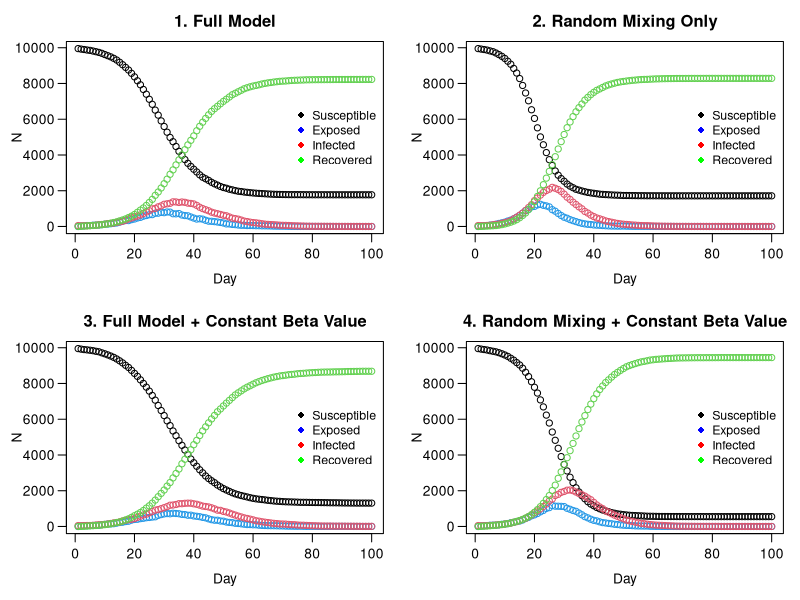

The R source for this figure:
# Zachary Gavin (s2222962): Wrote get.net, wrote household allocation, created initial nseir function, debugging and commenting
# Shaehroz Khalid (s2869421): All plotting and visualisation, turned household allocation vector to one line, debugging and commenting
# Brandon Causing (s2901457): Completion and performance optimisation of the main nseir simulation function, debugging and commenting
# division of work was close to 1/3 each

################################################################################


## GENERAL DESCRIPTION

# This script implements an agent-based SEIR (Susceptible-Exposed-Infected-Recovered)
# model to simulate the spread of an epidemic in a population of n individuals.
# The model incorporates three modes of transmission: within-household, through a
# pre-defined social network, and via random mixing.
# The script defines functions to generate the population and social network,
# run the SEIR simulation, and plot the results under different scenarios.
# The final section compares four scenarios to analyse the impact of social
# structure and individual heterogeneity (beta) on the epidemic dynamics.



################################################################################
######### ------- START OF MODEL SETUP AND POPULATION GENERATION ------- #########
################################################################################

# This section defines the global parameters for the model and generates the
# base population, assigning each of the 'n' individuals to a household.


n <- 10000
people <- 1:n
h_max <- 5
beta <- runif(n,0,1)

set.seed(13)

#######################################################################
######### ---------- HOUSEHOLD GENERATION FUNCTION ---------- ##########
#######################################################################

# generate n hh sizes uniform on {1,2,3,4,5}, make a vector repeating
# the "household number" the size of the hh times, then cut off at length n.

h <- rep(1:n, sample(1:h_max, n, replace = TRUE))[1:n] 



######################################################################
######### ------- NETWORK GENERATION FUNCTION ------- ################
######################################################################

# This function creates the social network connections between individuals
# who are not in the same household.

# beta is the length n vector of sociability parameters, h contains household 
# connections, nc is the average number of network connections someone has.
# get.net initially generates a vector of Bernoullis for each person i, containing
# their connections with people (i+1):n. For each person, this is immediately 
# turned into a list of indices, to save computation time, then into a list
# of connection pairs for inversion and removing hh connections.

get.net <- function(beta, h, nc=15) {
  n <- length(h)
  b_bar <- sum(beta)/length(beta) 
  conns_init <- vector("list", n) # initialising two lists to store connections
  conns <- vector(mode="list", length=n)
  for (i in 1:n) {
    if (i < n) { 
      b <- rbinom(n-i, 1, nc*beta[i]*beta[(i+1):n]/(b_bar^2*(n-1)) )
      # which(b==1) returns values in 1:n-i, so +i to get indices in (i+1):n
      conns_init[[i]] <- which(b==1) + i  
    }
  }
  
  # vectorised rep, sapply returns vector. pairs is all unique net connections
  pairs <- cbind(rep(1:n, sapply(conns_init, length)), unlist(conns_init)) 
  
  if (nrow(pairs) > 0) { 
    # keep only rows of pairs where members are not in the same household
    pairs <- pairs[h[pairs[,1]] != h[pairs[,2]], , drop = FALSE] 
    
    
    if(nrow(pairs) > 0) {
      for (i in 1:nrow(pairs)){
        # add person 1 in pair to connections list of person 2, and vice-versa
        conns[[pairs[i,1]]] <- append(conns[[pairs[i,1]]],  pairs[i,2] )
        conns[[pairs[i,2]]] <- append(conns[[pairs[i,2]]],  pairs[i,1] )
      }
    }
  }
  
  return(conns)
}

#############################################################
######### ------- SEIR SIMULATION FUNCTION ------- ##########
#############################################################

# This function is the core of the model. It simulates the epidemic over 
# nt time steps, tracking the number of individuals in each SEIR compartment.

# beta is sociability vector. h contains a list of what household each person 
# is in. alink is a nested list of the net connections of each person. 
# alpha contains parameters governing the prob. of exposure from each pathway. 
# alpha[1] concerns hh infection, alpha[2] network infections, alpha[3] gen. mixing. 
# delta is daily prob of I->R. gamma is daily prob of E->R. 
# nc is a measure of how much "social interaction" happens in the population
# nt is number of days the simulation runs over, and pinf is prop of population
# initially infected

nseir <- function(beta, h, alink, 
                  alpha=c(0.1, 0.01, 0.01), 
                  delta=.2, 
                  gamma=.4, 
                  nc=15, nt=100, pinf=.005) {
  
  n <- length(beta)
  x <- rep(0,n) # everyone starts off susceptible 
  num_to_infect <- max(1, round(pinf*n))
  x[sample(1:n, num_to_infect)] <- 2 # pick a few people to start off infected
  
  # set up households (who's in each household)
  hh_index_list <- split(1:n, h) 
  
  # for future calculation of mixing probs
  b_bar <- sum(beta)/n
  
  # initialize counts of statuses
  t <- S <- E <- I <- R <- rep(0, nt)
  t[1] <- 1
  S[1] <- n - num_to_infect
  I[1] <- num_to_infect
  
  # daily simulation
  for(i in 2:nt) {
    
    # random numbers to compare with probabilities
    u <- runif(n) 
    
    # store who is infected
    infected_indices <- which(x == 2)
    n_infected <- length(infected_indices)
    
    # initialize lists of those exposed through infected people 
    hh_exposed <- net_exposed <- mix_exposed <- integer(0)
    
    # find who transitions from susceptible to exposed
    if (n_infected > 0) {
      
      ## -- find who gets infected from household contacts -- ##
      # count how many people are infected in each household
      hh_infected_counts <- tabulate(h[infected_indices], nbins = max(h))
      # which households have someone infected in them
      infected_hh <- which(hh_infected_counts > 0)
      # prob of infection is higher for households with multiple people infected
      if (length(infected_hh) > 0) {
        hh_probs <- 1 - (1-alpha[1])^hh_infected_counts[infected_hh]
        # who transitions to infected in the household
        hh_exposed <- unlist(
          Map(function(hh, prob) { # this defines a function and then applys it to each pair
            hh_members <- hh_index_list[[as.character(hh)]]
            sus <- hh_members[x[hh_members] == 0] 
            sus[u[sus] < prob]
          }, hh = infected_hh, prob = hh_probs), use.names = FALSE
        )
      }
      
      ## -- find who gets infected from regular network contacts -- ##
      # who is in a regular network with someone infected
      neighbors_of_infected <- unlist(alink[infected_indices], use.names = FALSE)
      if(length(neighbors_of_infected) > 0) {
        # count how many people are infected in each regular network 
        net_infected_counts <- tabulate(neighbors_of_infected, nbins = n)
        # which networks have someone infected in them
        sus_exposed_to_net <- which(net_infected_counts > 0 & x == 0)
        # prob of infection is higher for networks with multiple people infected
        if (length(sus_exposed_to_net) > 0) {
          net_probs <- 1 - (1-alpha[2])^net_infected_counts[sus_exposed_to_net]
          # who transitions to infected in network
          net_exposed <- sus_exposed_to_net[u[sus_exposed_to_net] < net_probs]
        }
      }
      

      ## -- find who gets infected from random mixing -- ##
      # total number of contacts between all infected people
      total_contacts <- n_infected * nc
      # randomly select who those contacts are
      contacts <- sample(n, total_contacts, replace = TRUE)
      # set up for calculating mixing probs for infected people with corresponding contacts
      infected_repeats <- rep(infected_indices, each = nc)
      
      # exp^(sum(log(x_i))) faster than product(x_i)
      # prob of infection is higher for those that mixed with multiple infected people
      log_prob_no_infection <- log1p(-alpha[3] * beta[infected_repeats] * beta[contacts] / (b_bar^2))
      sum_log_probs <- tapply(log_prob_no_infection, contacts, sum)
      prob_infection <- 1 - exp(sum_log_probs)
      
      # store who came into contact with those infected
      ids_contacted <- as.integer(names(sum_log_probs))
      # subset to those that are susceptible
      sus_contacted <- ids_contacted[x[ids_contacted] == 0]
      # who transitions to infected from mixing

      if(length(sus_contacted) > 0){
        u_mix <- runif(length(sus_contacted)) # new unifs to ensure indep. from net/hh processes 
        prob_idx <- match(sus_contacted, ids_contacted)
        mix_exposed <- sus_contacted[u_mix < prob_infection[prob_idx]]

      }
    }
    
    # transition from infected to recover with probability = delta
    x[x == 2 & u < delta] <- 3
    # transition from exposed to infected with probability = gamma
    x[x == 1 & u < gamma] <- 2
    
    # gather everyone who transitions from susceptible to exposed
    if (length(hh_exposed) > 0 || length(net_exposed) > 0 || length(mix_exposed) > 0) {
      newly_exposed <- unique(c(hh_exposed, net_exposed, mix_exposed))
      x[newly_exposed] <- 1
    }
    
    # get daily counts of statuses and store it in a list
    S[i] <- sum(x == 0)
    E[i] <- sum(x == 1)
    I[i] <- sum(x == 2)
    R[i] <- sum(x == 3)
    t[i] <- i
  }
  return(list(t = t, S = S, E = E, I = I, R = R))
}


#############################################################
######### ------- PLOTTING HELPER FUNCTION ------- ##########
#############################################################

epi_plot <- function(beta, h, alink, 
                     alpha = c(0.1, 0.01, 0.01),
                     delta = 0.2,
                     gamma = 0.4,
                     nc = 15, nt = 100, pinf = 0.005,
                     title = "SEIR Dynamics") {
  
  epi <- nseir(beta, h, alink, alpha, delta, gamma, nc, nt, pinf)
  
  plot(x = epi$t, y = epi$S, ylim = c(0, max(epi$S)), 
       xlab = "", ylab = "", main = title, las = 1)
  
  title(xlab = "Day", mgp = c(2.2, 0.7, 0)) #Spacing for x axis and title
  title(ylab = "N", mgp = c(2.5, 0.7, 0)) #Spacing for y axis and title
  
  points(epi$E, col = 4); points(epi$I, col = 2); points(epi$R, col = 3)

  legend(x = "right", 
         legend = c("Susceptible", "Exposed",
                    "Infected", "Recovered"),
         col = c("black", "blue",
                  "red", "green"),
         pch = 16,
         inset = 0.005,
         bty = "n",
         cex = 0.9)
}


#############################################################
######### ------- MODEL SCENARIO COMPARISON (Q5) ------- ####
#############################################################

par(mfrow = c(2, 2), mar = c(4, 4, 2.5, 1), mgp = c(2.2, 0.7, 0)) #2x2 grid, mar allows good spacing, mgp moves axis

adjacencyList_variable_beta <- get.net(beta, h)

#scenario 1: full model with default parameters
epi_plot(beta, h, adjacencyList_variable_beta, title = "1. Full Model")


#scenario 2: random mixing only
epi_plot(beta, h, adjacencyList_variable_beta, alpha = c(0, 0, 0.04),
         title = "2. Random Mixing Only")

#scenario 3: full model with constant beta value
beta_const <- rep(mean(beta), n)
adjacencyList_constant_beta <- get.net(beta_const, h)
epi_plot(beta_const, h, adjacencyList_constant_beta, 
         title = "3. Full Model + Constant Beta Value")

#scenario 4: random mixing with constant beta
epi_plot(beta_const, h, adjacencyList_constant_beta, alpha = c(0, 0, 0.04),
         title = "4. Random Mixing + Constant Beta Value")

par(mfrow = c(1, 1))
